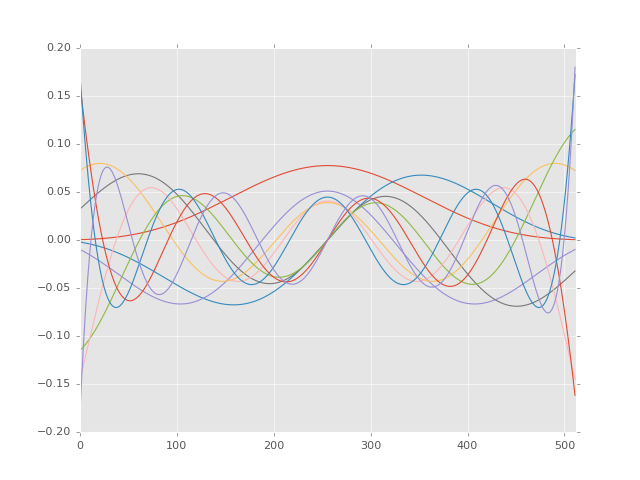

Write Python code to recreate this figure.
import matplotlib as mpl
mpl.rcParams['font.size'] = 9.0
import matplotlib.pyplot as plt
plt.style.use("ggplot")
from mtspec import dpss

tapers, lamb, theta = dpss(512, 2.5, 10)

ax = plt.figure().add_subplot(111)
for i in range(10):
    ax.plot(tapers[:,i])
ax.set_xlim(0, len(tapers[:,0]))
